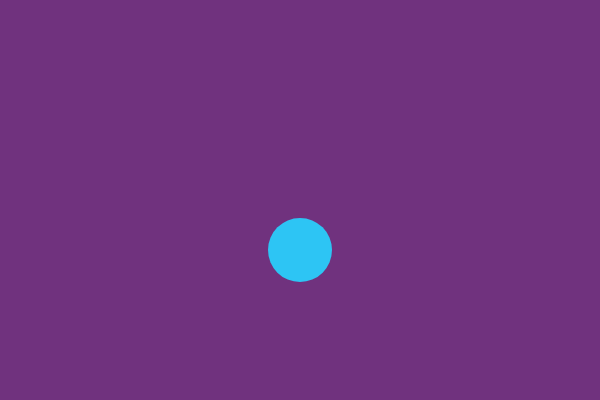
Frame 1 (no input)
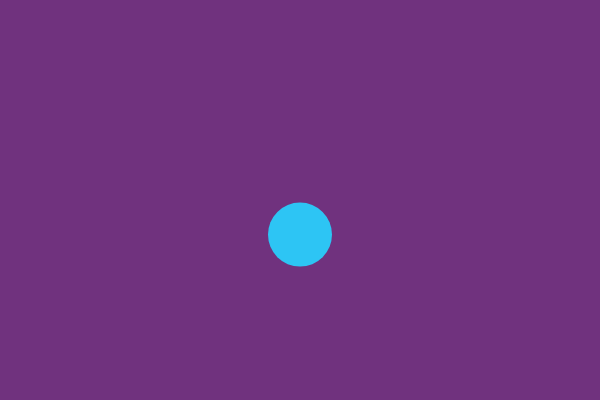
Frame 60 (no input)
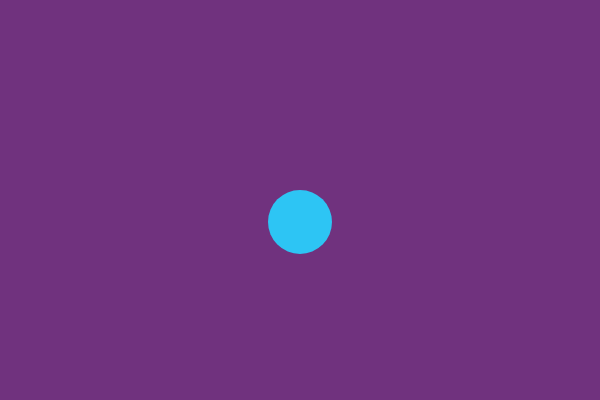
Frame 120 (the mouse pressed at the canvas centre since frame 60)

The p5.js sketch that drew these frames (run headless with seeded random() and noise() and a simulated clock; from frame 60 on, the mouse is pressed at the canvas centre):

// p5.js sketch
// ── sketch.js
// Spring Forces (Simple Spring)
// The Coding Train / Daniel Shiffman
// https://thecodingtrain.com/CodingChallenges/160-spring-forces.html
// https://youtu.be/Rr-5HiXquhw

// Simple Spring: https://editor.p5js.org/codingtrain/sketches/dcd6-2mWa
// Spring Vector: https://editor.p5js.org/codingtrain/sketches/_A2pm_SSg
// Spring OOP: https://editor.p5js.org/codingtrain/sketches/9BAoEn4Po
// Soft Spring: https://editor.p5js.org/codingtrain/sketches/S5dY7qjxP

let y = 250;
let velocity = 0;
let restLength = 200;
let k = 0.01;

function setup() {
  createCanvas(600, 400);
}

function draw() {
  background(112, 50, 126);
  noStroke();
  fill(45, 197, 244);
  circle(300, y, 64);

  let x = y - restLength;
  let force = -k * x;

  // F = A
  velocity += force;
  y += velocity;

  velocity *= 0.99;
}
